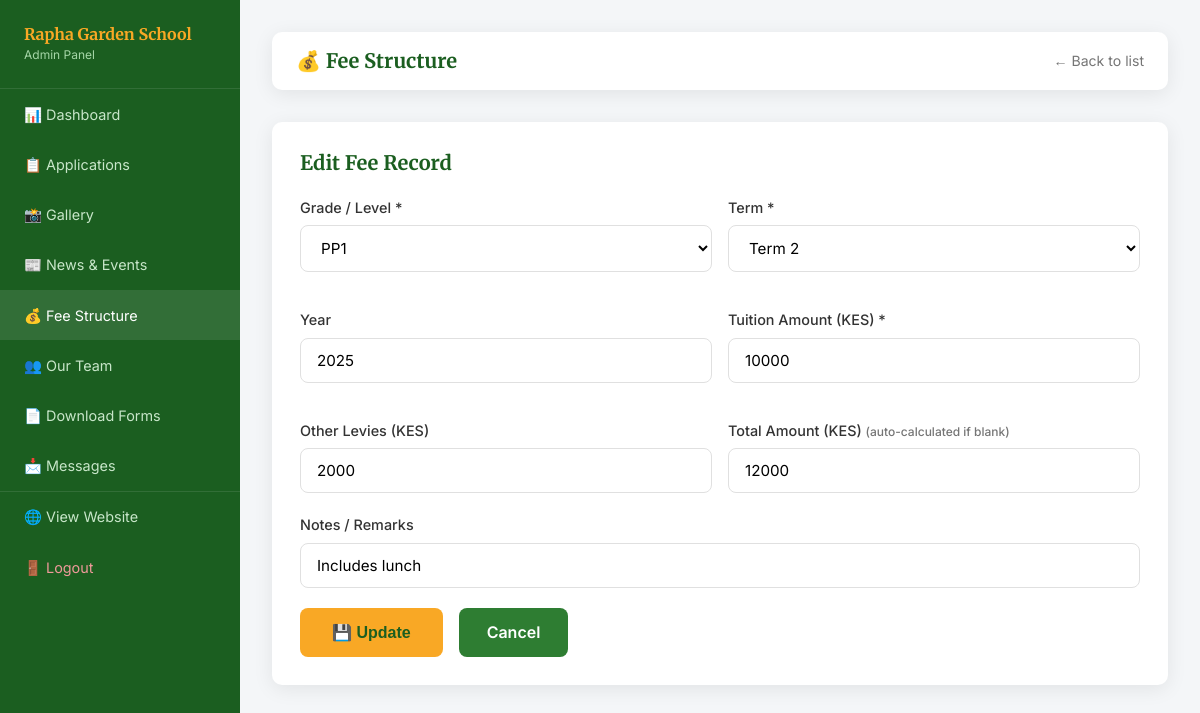
The app's page /admin/fees.php?action=new&edit=2 (signed in) with its own data.
### tables this page shows
CREATE TABLE IF NOT EXISTS fees (
  id              INT AUTO_INCREMENT PRIMARY KEY,
  grade_level     VARCHAR(50)  NOT NULL,
  term            VARCHAR(20)  NOT NULL,
  tuition_amount  INT          NOT NULL DEFAULT 0,
  levies_amount   INT                   DEFAULT 0,
  total_amount    INT          NOT NULL DEFAULT 0,
  year            YEAR         NOT NULL,
  notes           VARCHAR(255),
  created_at      DATETIME     DEFAULT CURRENT_TIMESTAMP
);

### includes/config.php (called while the page is built, shortened)
<?php
function sanitize(string $str): string {
    return htmlspecialchars(trim($str), ENT_QUOTES, 'UTF-8');
}

### admin/fees.php (the view, shortened to what this page needs)
<?php
require_once '../includes/config.php';
$action = $_GET['action'] ?? 'list';
$editId = intval($_GET['edit'] ?? 0);
$editRow = null;
if ($editId) {
    $stmt = $pdo->prepare("SELECT * FROM fees WHERE id=?");
    $stmt->execute([$editId]);
    $editRow = $stmt->fetch();
    $action = 'new';
}
$fees = $pdo->query("SELECT * FROM fees ORDER BY year DESC, FIELD(grade_level,'PP1','PP2','Grade 1','Grade 2','Grade 3','Grade 4','Grade 5','Grade 6','Grade 7','Grade 8','Grade 9'), FIELD(term,'Term 1','Term 2','Term 3')")->fetchAll();
$grades = ['PP1','PP2','Grade 1','Grade 2','Grade 3','Grade 4','Grade 5','Grade 6','Grade 7','Grade 8','Grade 9'];
$terms  = ['Term 1','Term 2','Term 3'];
?>
<!DOCTYPE html>
<html lang="en">
<head>
  <link rel="stylesheet" href="/assets/css/style.css">
</head>
<body class="admin-body">
<?php include 'includes/sidebar.php'; ?>
<main class="admin-main">
  <div class="admin-topbar">
    <h1 style="font-size:1.25rem;color:var(--green-900);">💰 Fee Structure</h1>
    <?php if ($action !== 'new'): ?>
    <a href="?action=new" class="btn-primary btn-sm">+ Add Fee Record</a>
    <?php else: ?>
    <a href="/admin/fees.php" style="color:var(--gray-600);font-size:0.88rem;">← Back to list</a>
    <?php endif; ?>
  </div>
  <?php if ($action === 'new'): ?>
  <div class="admin-card">
    <h2><?= $editRow ? 'Edit Fee Record' : 'Add Fee Record' ?></h2>
    <form method="POST">
      <div class="grid-2" style="gap:1rem;">
        <div class="form-group">
          <label>Grade / Level *</label>
          <select name="grade_level" required>
            <?php foreach ($grades as $g): ?>
            <option value="<?= $g ?>" <?= ($editRow['grade_level'] ?? '') === $g ? 'selected' : '' ?>><?= $g ?></option>
            <?php endforeach; ?>
          </select>
        </div>
        <div class="form-group">
          <label>Term *</label>
          <select name="term" required>
            <?php foreach ($terms as $t): ?>
            <option value="<?= $t ?>" <?= ($editRow['term'] ?? '') === $t ? 'selected' : '' ?>><?= $t ?></option>
            <?php endforeach; ?>
          </select>
        </div>
        <div class="form-group">
          <label>Year</label>
          <input type="number" name="year" value="<?= $editRow['year'] ?? date('Y') ?>" min="2020" max="2030">
        </div>
        <div class="form-group">
          <label>Tuition Amount (KES) *</label>
          <input type="number" name="tuition_amount" required min="0" value="<?= $editRow['tuition_amount'] ?? '' ?>" placeholder="e.g. 15000">
        </div>
        <div class="form-group">
          <label>Other Levies (KES)</label>
          <input type="number" name="levies_amount" min="0" value="<?= $editRow['levies_amount'] ?? 0 ?>" placeholder="0">
        </div>
        <div class="form-group">
          <label>Total Amount (KES) <small style="color:var(--gray-600);">(auto-calculated if blank)</small></label>
          <input type="number" name="total_amount" min="0" value="<?= $editRow['total_amount'] ?? '' ?>" placeholder="auto">
        </div>
      </div>
      <div class="form-group">
        <label>Notes / Remarks</label>
        <input type="text" name="notes" placeholder="e.g. Includes lunch, uniform deposit" value="<?= sanitize($editRow['notes'] ?? '') ?>">
      </div>
      <div style="display:flex;gap:1rem;">
        <button type="submit" class="btn-primary"><?= $editRow ? '💾 Update' : '➕ Add Record' ?></button>
        <a href="/admin/fees.php" class="btn-green">Cancel</a>
      </div>
    </form>
  </div>
  <?php endif; ?>
</main>
</body>
</html>

### assets/css/style.css (style rules this page uses)
*, *::before, *::after { box-sizing: border-box; margin: 0; padding: 0; }
html { scroll-behavior: smooth; font-size: 16px; }
body { font-family: 'Inter', sans-serif; color: #1a1a1a; background: #fff; line-height: 1.6; }
a { text-decoration: none; color: inherit; }
h1,h2,h3,h4 { font-family: 'Merriweather', serif; line-height: 1.3; }
:root { --green-900: #1B5E20; --green-800: #2E7D32; --green-600: #43A047; --green-100: #C8E6C9; --green-50: #F1F8E9; --gold-500: #F9A825; --gold-600: #F57F17; --gold-100: #FFF9C4; --white: #ffffff; --gray-100: #f5f5f5; --gray-200: #e0e0e0; --gray-600: #757575; --shadow: 0 4px 20px rgba(0,0,0,0.08); --radius: 10px; }
.btn-primary { display: inline-block; background: var(--gold-500); color: var(--green-900); font-weight: 700; padding: 0.8rem 2rem; border-radius: 8px; transition: background 0.2s, transform 0.1s; border: none; cursor: pointer; font-size: 1rem; }
.btn-green { display: inline-block; background: var(--green-800); color: var(--white); font-weight: 600; padding: 0.75rem 1.75rem; border-radius: 8px; transition: background 0.2s; font-size: 1rem; border: none; cursor: pointer; }
.grid-2 { display: grid; grid-template-columns: repeat(2, 1fr); gap: 2rem; }
.form-group { margin-bottom: 1.25rem; }
.form-group label { display: block; font-weight: 500; margin-bottom: 0.4rem; font-size: 0.9rem; color: #333; }
.form-group input, .form-group textarea, .form-group select { width: 100%; padding: 0.75rem 1rem; border: 1.5px solid var(--gray-200); border-radius: 8px; font-family: 'Inter', sans-serif; font-size: 0.95rem; transition: border-color 0.2s; background: var(--white); }
.admin-body { background: #f4f6f8; min-height: 100vh; }
.admin-main { margin-left: 240px; padding: 2rem; }
.admin-topbar { display: flex; justify-content: space-between; align-items: center; margin-bottom: 2rem; background: #fff; padding: 1rem 1.5rem; border-radius: var(--radius); box-shadow: var(--shadow); }
.admin-card { background: #fff; border-radius: var(--radius); box-shadow: var(--shadow); padding: 1.75rem; margin-bottom: 1.5rem; }
.admin-card h2 { color: var(--green-900); margin-bottom: 1.25rem; font-size: 1.25rem; }

### records on screen
fees: grade_level "PP1", term "Term 2", year "2025", tuition_amount "10000", levies_amount "2000", total_amount "12000", notes "Includes lunch"

### other values on screen
SITE_NAME "Rapha Garden School"
